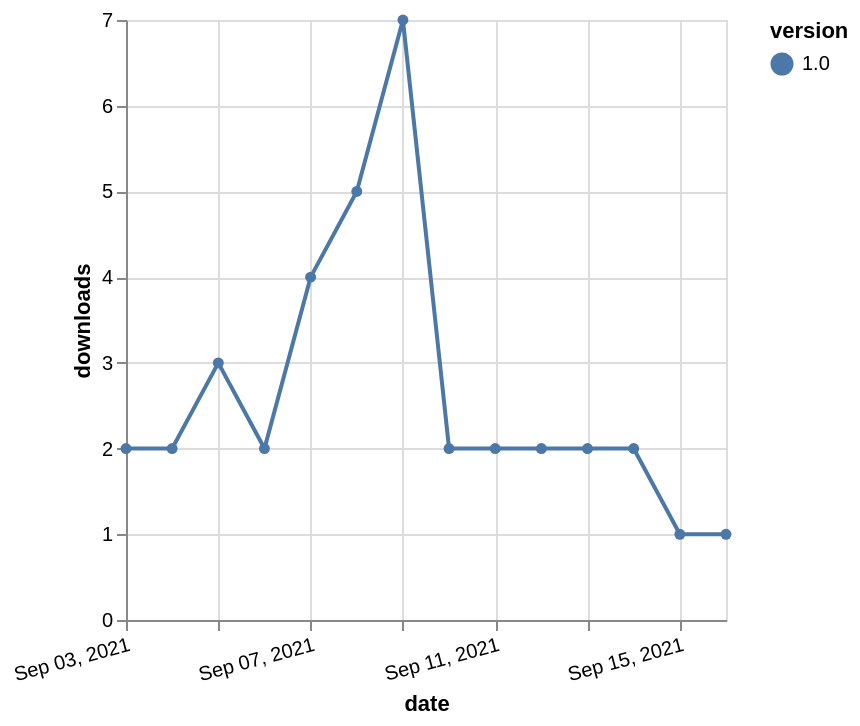

The Vega-Lite source for this figure:
### Vega-Lite specification from a JSON file in a GitHub repository (floating-point values rounded to 4 significant figures)
{"$schema": "https://vega.github.io/schema/vega-lite/v5.json", "description": "A simple bar chart with embedded data.", "data": {"values": [{"date": "2021-09-03", "total": 2413, "delta": 2, "version": "1.0"}, {"date": "2021-09-04", "total": 2415, "delta": 2, "version": "1.0"}, {"date": "2021-09-05", "total": 2418, "delta": 3, "version": "1.0"}, {"date": "2021-09-06", "total": 2420, "delta": 2, "version": "1.0"}, {"date": "2021-09-07", "total": 2424, "delta": 4, "version": "1.0"}, {"date": "2021-09-08", "total": 2429, "delta": 5, "version": "1.0"}, {"date": "2021-09-09", "total": 2436, "delta": 7, "version": "1.0"}, {"date": "2021-09-10", "total": 2438, "delta": 2, "version": "1.0"}, {"date": "2021-09-11", "total": 2440, "delta": 2, "version": "1.0"}, {"date": "2021-09-12", "total": 2442, "delta": 2, "version": "1.0"}, {"date": "2021-09-13", "total": 2444, "delta": 2, "version": "1.0"}, {"date": "2021-09-14", "total": 2446, "delta": 2, "version": "1.0"}, {"date": "2021-09-15", "total": 2447, "delta": 1, "version": "1.0"}, {"date": "2021-09-16", "total": 2448, "delta": 1, "version": "1.0"}]}, "width": "container", "mark": {"type": "line", "point": {"filled": true}}, "encoding": {"x": {"field": "date", "type": "temporal", "timeUnit": "yearmonthdate", "title": "date", "axis": {"labelAngle": -15}}, "y": {"field": "delta", "type": "quantitative", "title": "downloads"}, "color": {"field": "version", "type": "nominal"}, "tooltip": {"field": "delta"}}}
